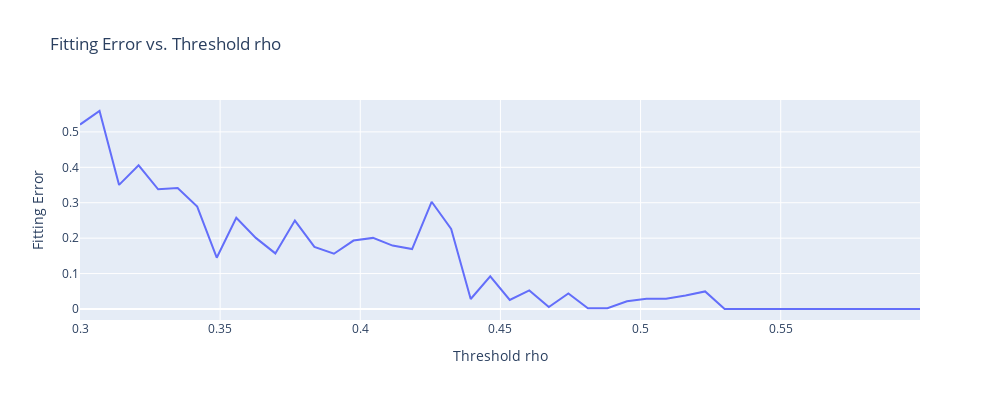

Notebook code for this chart:
### Code cell
import numpy as np
import networkx as nx
from scipy.optimize import curve_fit

max_ccs = []
errors = []
num_nodes_without_isolates = []


def exponential_degree(k, alpha, gamma):
    return alpha * np.exp(-gamma * k)

def make_graph(rho):
    # 1. Threshold the correlation matrix
    adj_matrix_ci = (corr_matrix_ci.abs() > rho).astype(int)
    np.fill_diagonal(adj_matrix_ci.values, 0)

    # 2. Create a graph from the adjacency matrix
    G = nx.from_pandas_adjacency(adj_matrix_ci)
    G.remove_edges_from(nx.selfloop_edges(G))

    count_non_isolates = 0
    for node, degree in dict(G.degree()).items():
        if degree > 0:
            count_non_isolates += 1

    num_nodes_without_isolates.append(count_non_isolates)

    cc = max(nx.connected_components(G), key=len)
    max_ccs.append(len(cc))

    return G

def fitting_error_for_threshold(rho):
    # 1. Build the graph at threshold rho
    G = make_graph(rho)

    max_cc = max(nx.connected_components(G), key=len)

    # 2. Degree distribution
    degrees = [deg for _, deg in G.degree()]
    hist = np.bincount(degrees)
    p_k = hist / hist.sum()

    # 3. Fit alpha, gamma
    k_vals = np.arange(1, len(p_k))
    p_vals = p_k[1:]
    nonzero = p_vals > 0
    k_fit = k_vals[nonzero]
    p_fit = p_vals[nonzero]
    popt, _ = curve_fit(exponential_degree, k_fit, p_fit, p0=(1.0, 0.1))
    alpha_fit, gamma_fit = popt

    # 4. Compute fitting error
    p_exp_fit = exponential_degree(k_vals, alpha_fit, gamma_fit)
    e_fit = np.sum(np.abs(p_k[1:] - p_exp_fit))

    errors.append(e_fit)

    if len(max_cc) < 2:
        raise Warning(f"Graph has less than 10 nodes at rho = {rho}")
    return e_fit, alpha_fit, gamma_fit, max_cc

import warnings

# Loop over candidate rho’s
rhos = np.linspace(0.3, 0.99, 100)
best_rho = None
best_err = float('inf')
rhos_run = []
problems = []
for rho in rhos:
    try:
        with warnings.catch_warnings():
            warnings.simplefilter("ignore")
            err, alpha_fit, gamma_fit, max_cc = fitting_error_for_threshold(rho)
        rhos_run.append(rho)
        
        if err < best_err:
            best_rho = rho
            best_err = err
    except:
        problems.append(rho)
        continue
    
# Plot the error as a function of rho
fig = go.Figure()
fig.add_trace(go.Scatter(x=rhos, y=errors, mode='lines', name='Fitting Error'))
fig.update_layout(
    title='Fitting Error vs. Threshold rho',
    xaxis_title='Threshold rho',
    yaxis_title='Fitting Error',
    width=1000,
    height=400
)
fig.show()

# Plot max connected component size
fig = go.Figure()
fig.add_trace(go.Scatter(x=rhos, y=max_ccs[:93], mode='lines', name='Max CC Size'))
fig.update_layout(
    title='Max Connected Component Size vs. Threshold rho',
    xaxis_title='Threshold rho',
    yaxis_title='Max CC Size',
    width=1000,
    height=400
)
fig.show()

# Plot number of nodes without isolates
fig = go.Figure()
fig.add_trace(go.Scatter(x=rhos, y=num_nodes_without_isolates, mode='lines', name='Nodes without Isolates'))
fig.update_layout(
    title='Number of Nodes without Isolates vs. Threshold rho',
    xaxis_title='Threshold rho',
    yaxis_title='Number of Nodes without Isolates',
    width=1000,
    height=400
)
fig.show()


print(f"Problems at thresholds: {problems}")

print(f"Best threshold = {best_rho}, with error = {best_err}")

### Figure 1 — Plotly figure (JSON) as saved in the notebook; plotly's stock layout.template omitted (floating-point values rounded to 4 significant figures)
{"data": [{"mode": "lines", "name": "Fitting Error", "type": "scatter", "x": [0.3, 0.307, 0.3139, 0.3209, 0.3279, 0.3348, 0.3418, 0.3488, 0.3558, 0.3627, 0.3697, 0.3767, 0.3836, 0.3906, 0.3976, 0.4045, 0.4115, 0.4185, 0.4255, 0.4324, 0.4394, 0.4464, 0.4533, 0.4603, 0.4673, 0.4742, 0.4812, 0.4882, 0.4952, 0.5021, 0.5091, 0.5161, 0.523, 0.53, 0.537, 0.5439, 0.5509, 0.5579, 0.5648, 0.5718, 0.5788, 0.5858, 0.5927, 0.5997, 0.6067, 0.6136, 0.6206, 0.6276, 0.6345, 0.6415, 0.6485, 0.6555, 0.6624, 0.6694, 0.6764, 0.6833, 0.6903, 0.6973, 0.7042, 0.7112, 0.7182, 0.7252, 0.7321, 0.7391, 0.7461, 0.753, 0.76, 0.767, 0.7739, 0.7809, 0.7879, 0.7948, 0.8018, 0.8088, 0.8158, 0.8227, 0.8297, 0.8367, 0.8436, 0.8506, 0.8576, 0.8645, 0.8715, 0.8785, 0.8855, 0.8924, 0.8994, 0.9064, 0.9133, 0.9203, 0.9273, 0.9342, 0.9412, 0.9482, 0.9552, 0.9621, 0.9691, 0.9761, 0.983, 0.99], "y": [0.5207, 0.559, 0.3504, 0.4057, 0.3379, 0.3417, 0.2893, 0.1448, 0.2575, 0.2008, 0.157, 0.2495, 0.1751, 0.156, 0.1932, 0.2008, 0.1791, 0.1693, 0.3028, 0.2262, 0.02817, 0.09232, 0.02555, 0.05257, 0.005745, 0.04377, 0.001941, 0.001941, 0.02198, 0.02915, 0.02915, 0.03817, 0.04962, 0, 0, 1.388e-17, 2.003e-10, 6.939e-18, 6.939e-18, 6.939e-18, 0, 0, 0, 0]}], "layout": {"height": 400, "title": {"text": "Fitting Error vs. Threshold rho"}, "width": 1000, "xaxis": {"title": {"text": "Threshold rho"}}, "yaxis": {"title": {"text": "Fitting Error"}}}}
